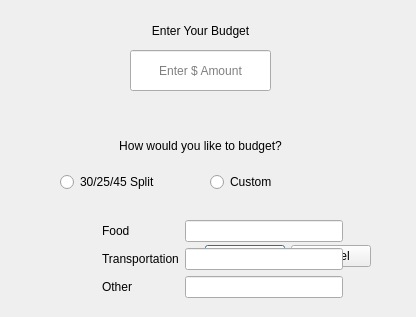
<?xml version="1.0" encoding="UTF-8"?>
<ui version="4.0">
 <class>SetBudget</class>
 <widget class="QDialog" name="SetBudget">
  <property name="geometry">
   <rect>
    <x>0</x>
    <y>0</y>
    <width>416</width>
    <height>317</height>
   </rect>
  </property>
  <property name="windowTitle">
   <string>Dialog</string>
  </property>
  <widget class="QDialogButtonBox" name="buttonBox">
   <property name="geometry">
    <rect>
     <x>30</x>
     <y>240</y>
     <width>341</width>
     <height>32</height>
    </rect>
   </property>
   <property name="orientation">
    <enum>Qt::Horizontal</enum>
   </property>
   <property name="standardButtons">
    <set>QDialogButtonBox::Cancel|QDialogButtonBox::Ok</set>
   </property>
  </widget>
  <widget class="QLabel" name="label">
   <property name="geometry">
    <rect>
     <x>100</x>
     <y>130</y>
     <width>201</width>
     <height>31</height>
    </rect>
   </property>
   <property name="text">
    <string>How would you like to budget?</string>
   </property>
   <property name="alignment">
    <set>Qt::AlignCenter</set>
   </property>
  </widget>
  <widget class="QRadioButton" name="createSplitRadio">
   <property name="geometry">
    <rect>
     <x>60</x>
     <y>170</y>
     <width>102</width>
     <height>24</height>
    </rect>
   </property>
   <property name="text">
    <string>30/25/45 Split</string>
   </property>
  </widget>
  <widget class="QRadioButton" name="customSplitRadio">
   <property name="geometry">
    <rect>
     <x>210</x>
     <y>170</y>
     <width>102</width>
     <height>24</height>
    </rect>
   </property>
   <property name="text">
    <string>Custom</string>
   </property>
  </widget>
  <widget class="QWidget" name="formLayoutWidget">
   <property name="geometry">
    <rect>
     <x>102</x>
     <y>220</y>
     <width>241</width>
     <height>92</height>
    </rect>
   </property>
   <layout class="QFormLayout" name="formLayout">
    <item row="0" column="0">
     <widget class="QLabel" name="foodLabel">
      <property name="text">
       <string>Food</string>
      </property>
     </widget>
    </item>
    <item row="0" column="1">
     <widget class="QLineEdit" name="foodLineEdit"/>
    </item>
    <item row="1" column="0">
     <widget class="QLabel" name="transportationLabel">
      <property name="text">
       <string>Transportation</string>
      </property>
     </widget>
    </item>
    <item row="1" column="1">
     <widget class="QLineEdit" name="transportationLineEdit"/>
    </item>
    <item row="2" column="0">
     <widget class="QLabel" name="otherLabel">
      <property name="text">
       <string>Other</string>
      </property>
     </widget>
    </item>
    <item row="2" column="1">
     <widget class="QLineEdit" name="otherLineEdit"/>
    </item>
   </layout>
  </widget>
  <widget class="QLineEdit" name="budgetAmount">
   <property name="geometry">
    <rect>
     <x>130</x>
     <y>50</y>
     <width>141</width>
     <height>41</height>
    </rect>
   </property>
   <property name="alignment">
    <set>Qt::AlignCenter</set>
   </property>
   <property name="placeholderText">
    <string>Enter $ Amount</string>
   </property>
  </widget>
  <widget class="QLabel" name="label_2">
   <property name="geometry">
    <rect>
     <x>130</x>
     <y>20</y>
     <width>141</width>
     <height>21</height>
    </rect>
   </property>
   <property name="text">
    <string>Enter Your Budget</string>
   </property>
   <property name="alignment">
    <set>Qt::AlignCenter</set>
   </property>
  </widget>
 </widget>
 <resources/>
 <connections>
  <connection>
   <sender>buttonBox</sender>
   <signal>accepted()</signal>
   <receiver>SetBudget</receiver>
   <slot>accept()</slot>
   <hints>
    <hint type="sourcelabel">
     <x>248</x>
     <y>254</y>
    </hint>
    <hint type="destinationlabel">
     <x>157</x>
     <y>274</y>
    </hint>
   </hints>
  </connection>
  <connection>
   <sender>buttonBox</sender>
   <signal>rejected()</signal>
   <receiver>SetBudget</receiver>
   <slot>reject()</slot>
   <hints>
    <hint type="sourcelabel">
     <x>316</x>
     <y>260</y>
    </hint>
    <hint type="destinationlabel">
     <x>286</x>
     <y>274</y>
    </hint>
   </hints>
  </connection>
 </connections>
</ui>
